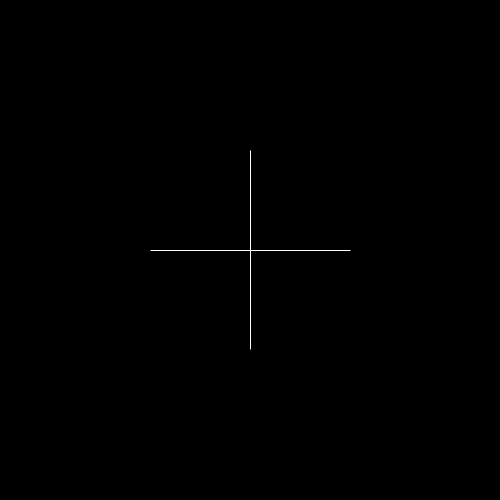
Frame 1 (no input)
Frame 60 (the mouse pressed at the canvas centre just before this capture): identical to frame 1, image omitted
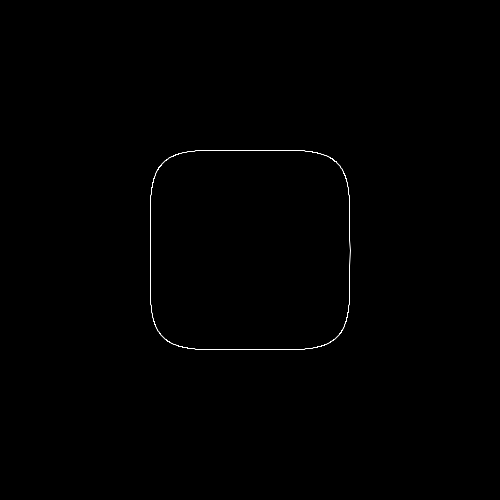
Frame 120 (the mouse held since frame 60 and released just before this capture)

The Processing sketch that drew these frames (run headless with seeded random() and noise(); from frame 60 on, the mouse is pressed at the canvas centre):

// Processing sketch: superEllipse
// ── superEllipse.pde

float n = 0.5;
void setup() {
  size(500, 500);
  background(0); 
  
  
  
}

void draw() {
  background(0); 
  int a= 100;
  int b = 100;
  n = map(mouseX,0,width,0.01,10);
  stroke(255);
  translate(width/2,height/2);
  noFill();
  beginShape();
  for (float angle = 0; angle< TWO_PI;angle+=0.01){
      float na = 2/n;
      float x = pow(abs(cos(angle)),na) * a *sgn(cos(angle)); ;
      float y = pow(abs(sin(angle)),na) * b *sgn(sin(angle)); ;
      vertex(x,y);
     
  }
 endShape(CLOSE);
}


int sgn(float f){
  if (f > 0)return 1;
  else if (f < 0)return -1;
  else return 0;
}
